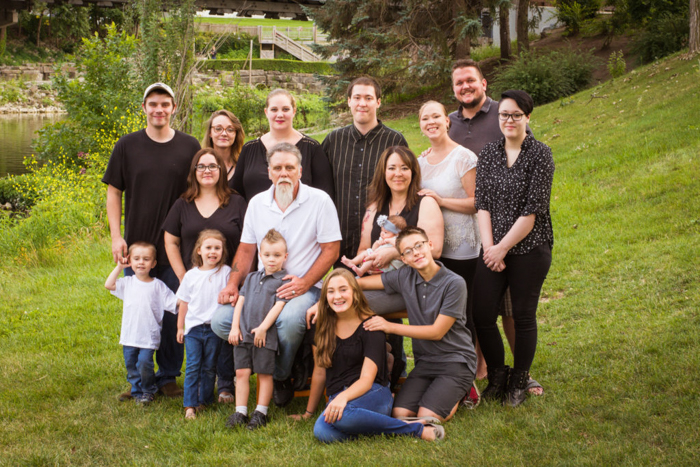
#> input picture family_group.jpg, 700 x 467 px
$ python FaceDetection.py   (older library calls are emulated)
#> lines starting #> are read from the running program, lines starting #| are printed output that depends on the picture; after the words box and inside, x2 and y2 are one past the last pixel; in counts of white or black regions, pixels touching at a corner belong together
import cv2

#Create a Cascade Classifier Object

face_cascade = cv2.CascadeClassifier("/Users/mac/PycharmProjects/pythonProject/venv/lib/python3.8/site-packages/cv2/data/haarcascade_frontalface_alt.xml")
#Reading the image
img = cv2.imread("family_group.jpg")
#> img is the input picture: shape (467, 700, 3); mean B, G, R 66.8, 109.9, 118.9

#convert to gray
gray_img = cv2.cvtColor(img,cv2.COLOR_BGR2GRAY)
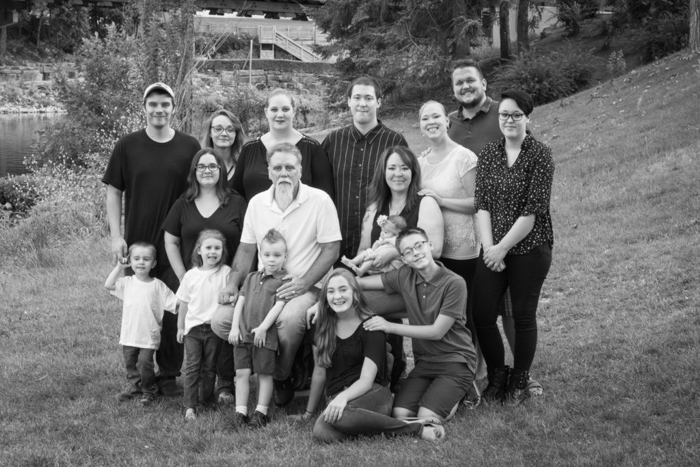
#> gray_img: shape (467, 700); min 1, max 254, mean 107.7

#faces = face_cascade.detectMultiScale(gray_img,scaleFactor = 1.05,minNeighbors=5)

faces = face_cascade.detectMultiScale(
    gray_img,
    scaleFactor=1.05,
    minNeighbors = 8,
    minSize=(30, 30),
    # flags = cv2.cv.CV_HAAR_SCALE_IMAGE
    flags = cv2.CASCADE_SCALE_IMAGE|cv2.CASCADE_FIND_BIGGEST_OBJECT|cv2.CASCADE_DO_ROUGH_SEARCH
)
#> faces = [[344, 83, 39, 39], [142, 92, 34, 34], [261, 95, 37, 37], [493, 101, 35, 35], [414, 103, 36, 36], [207, 116, 35, 35], [189, 152, 37, 37], [263, 152, 42, 42], [380, 154, 37, 37], [256, 241, 33, 33], [126, 245, 32, 32], [320, 276, 36, 36]]

print(type(faces))
#| <class 'numpy.ndarray'>
print(faces)
#| [[344  83  39  39]
#|  [142  92  34  34]
#|  [261  95  37  37]
#|  [493 101  35  35]
#|  [414 103  36  36]
#|  [207 116  35  35]
#|  [189 152  37  37]
#|  [263 152  42  42]
#|  [380 154  37  37]
#|  [256 241  33  33]
#|  [126 245  32  32]
#|  [320 276  36  36]]
print("Found {0} faces!".format(len(faces)))
#| Found 12 faces!

for x,y,w,h in faces:
    img = cv2.rectangle(img,(x,y),(x+w,y+h),(0,255,0),3)
    #resized = cv2.resize(img,(int(img.shape[1]/2),int(img.shape[0]/2) ))
    cv2.imshow("Gray",img)
    cv2.waitKey(0)
    cv2.destroyAllWindows()
#> this loop made 12 passes
#> pass 1, `img = cv2.rectangle(img,(x,y),(x+w,y+h),(0,255,0),3)`:
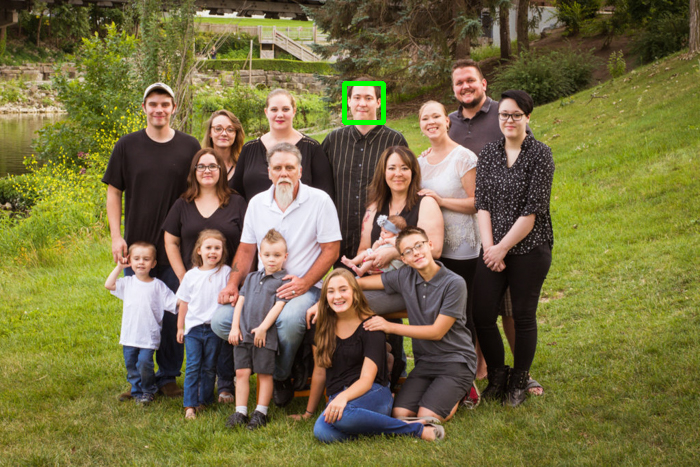
#> img: shape (467, 700, 3); 0.23% of pixels changed, all inside (x1, y1, x2, y2) = (342, 81, 386, 125)
#> pass 2, `img = cv2.rectangle(img,(x,y),(x+w,y+h),(0,255,0),3)`:
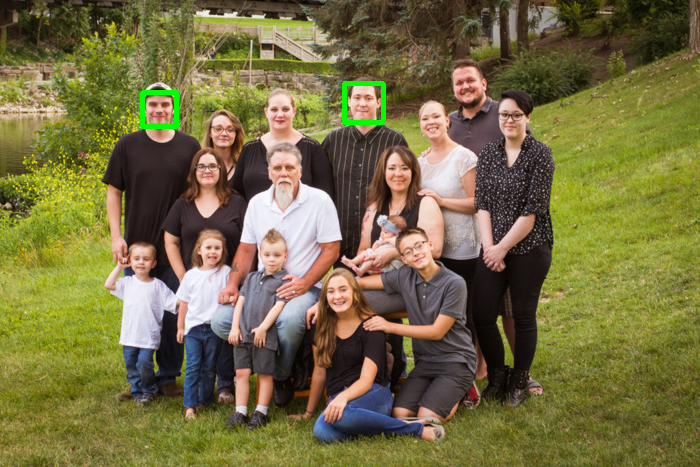
#> img: shape (467, 700, 3); 0.2% of pixels changed, all inside (x1, y1, x2, y2) = (140, 90, 179, 129)
#> pass 3, `img = cv2.rectangle(img,(x,y),(x+w,y+h),(0,255,0),3)`:
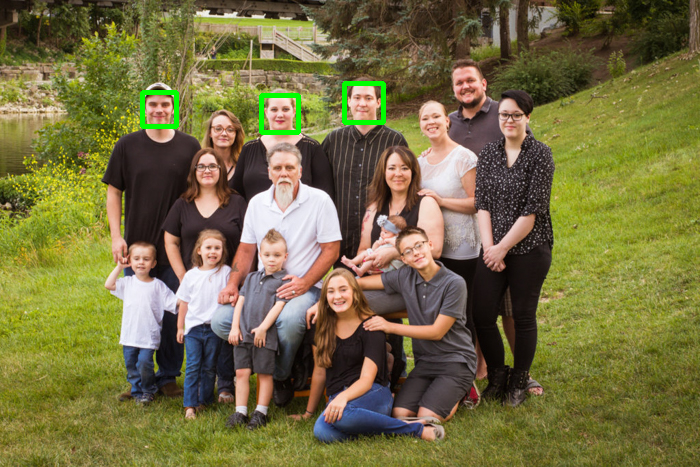
#> img: shape (467, 700, 3); 0.22% of pixels changed, all inside (x1, y1, x2, y2) = (259, 93, 301, 135)
#> after the loop:
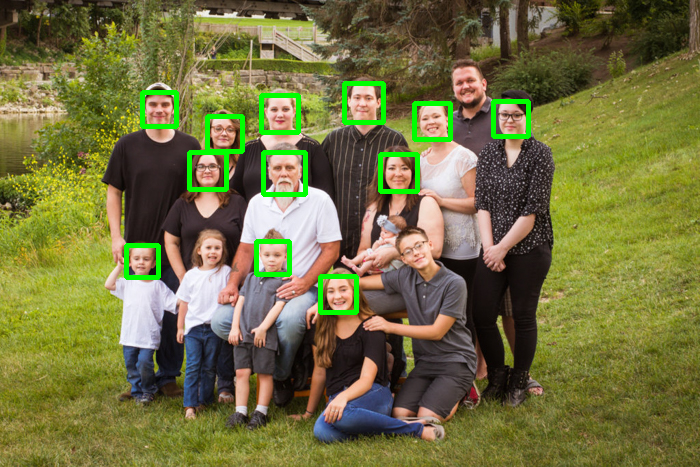
#> img: shape (467, 700, 3); 1.92% of pixels changed, all inside (x1, y1, x2, y2) = (124, 99, 531, 315)
